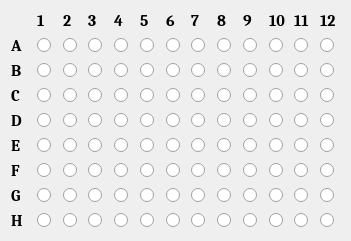
  <widget class="QWidget" name="layoutWidget">
   <property name="geometry">
    <rect>
     <x>21</x>
     <y>11</y>
     <width>351</width>
     <height>221</height>
    </rect>
   </property>
   <layout class="QGridLayout" name="gridLayout">
    <item row="0" column="1">
     <widget class="QLabel" name="label_9">
      <property name="font">
       <font>
        <family>Cambria</family>
        <pointsize>12</pointsize>
        <weight>75</weight>
        <bold>true</bold>
       </font>
      </property>
      <property name="layoutDirection">
       <enum>Qt::RightToLeft</enum>
      </property>
      <property name="text">
       <string>1</string>
      </property>
      <property name="alignment">
       <set>Qt::AlignLeading|Qt::AlignLeft|Qt::AlignVCenter</set>
      </property>
     </widget>
    </item>
    <item row="0" column="2">
     <widget class="QLabel" name="label_10">
      <property name="font">
       <font>
        <family>Cambria</family>
        <pointsize>12</pointsize>
        <weight>75</weight>
        <bold>true</bold>
       </font>
      </property>
      <property name="layoutDirection">
       <enum>Qt::RightToLeft</enum>
      </property>
      <property name="text">
       <string>2</string>
      </property>
      <property name="alignment">
       <set>Qt::AlignLeading|Qt::AlignLeft|Qt::AlignVCenter</set>
      </property>
     </widget>
    </item>
    <item row="0" column="3">
     <widget class="QLabel" name="label_11">
      <property name="font">
       <font>
        <family>Cambria</family>
        <pointsize>12</pointsize>
        <weight>75</weight>
        <bold>true</bold>
       </font>
      </property>
      <property name="layoutDirection">
       <enum>Qt::RightToLeft</enum>
      </property>
      <property name="text">
       <string>3</string>
      </property>
      <property name="alignment">
       <set>Qt::AlignLeading|Qt::AlignLeft|Qt::AlignVCenter</set>
      </property>
     </widget>
    </item>
    <item row="0" column="4">
     <widget class="QLabel" name="label_12">
      <property name="font">
       <font>
        <family>Cambria</family>
        <pointsize>12</pointsize>
        <weight>75</weight>
        <bold>true</bold>
       </font>
      </property>
      <property name="layoutDirection">
       <enum>Qt::RightToLeft</enum>
      </property>
      <property name="text">
       <string>4</string>
      </property>
      <property name="alignment">
       <set>Qt::AlignLeading|Qt::AlignLeft|Qt::AlignVCenter</set>
      </property>
     </widget>
    </item>
    <item row="0" column="5">
     <widget class="QLabel" name="label_13">
      <property name="font">
       <font>
        <family>Cambria</family>
        <pointsize>12</pointsize>
        <weight>75</weight>
        <bold>true</bold>
       </font>
      </property>
      <property name="layoutDirection">
       <enum>Qt::RightToLeft</enum>
      </property>
      <property name="text">
       <string>5</string>
      </property>
      <property name="alignment">
       <set>Qt::AlignLeading|Qt::AlignLeft|Qt::AlignVCenter</set>
      </property>
     </widget>
    </item>
    <item row="2" column="5">
     <widget class="QRadioButton" name="B5">
      <property name="text">
       <string/>
      </property>
      <property name="autoExclusive">
       <bool>false</bool>
      </property>
     </widget>
    </item>
    <item row="1" column="1">
     <widget class="QRadioButton" name="A1">
      <property name="layoutDirection">
       <enum>Qt::LeftToRight</enum>
      </property>
      <property name="text">
       <string/>
      </property>
      <property name="autoExclusive">
       <bool>false</bool>
      </property>
     </widget>
    </item>
    <item row="2" column="9">
     <widget class="QRadioButton" name="B9">
      <property name="text">
       <string/>
      </property>
      <property name="autoExclusive">
       <bool>false</bool>
      </property>
     </widget>
    </item>
    <item row="2" column="2">
     <widget class="QRadioButton" name="B2">
      <property name="text">
       <string/>
      </property>
      <property name="autoExclusive">
       <bool>false</bool>
      </property>
     </widget>
    </item>
    <item row="1" column="9">
     <widget class="QRadioButton" name="A9">
      <property name="text">
       <string/>
      </property>
      <property name="autoExclusive">
       <bool>false</bool>
      </property>
     </widget>
    </item>
    <item row="2" column="4">
     <widget class="QRadioButton" name="B4">
      <property name="text">
       <string/>
      </property>
      <property name="autoExclusive">
       <bool>false</bool>
      </property>
     </widget>
    </item>
    <item row="1" column="2">
     <widget class="QRadioButton" name="A2">
      <property name="text">
       <string/>
      </property>
      <property name="autoExclusive">
       <bool>false</bool>
      </property>
     </widget>
    </item>
    <item row="2" column="7">
     <widget class="QRadioButton" name="B7">
      <property name="text">
       <string/>
      </property>
      <property name="autoExclusive">
       <bool>false</bool>
      </property>
     </widget>
    </item>
    <item row="0" column="7">
     <widget class="QLabel" name="label_15">
      <property name="font">
       <font>
        <family>Cambria</family>
        <pointsize>12</pointsize>
        <weight>75</weight>
        <bold>true</bold>
       </font>
      </property>
      <property name="layoutDirection">
       <enum>Qt::RightToLeft</enum>
      </property>
      <property name="text">
       <string>7</string>
      </property>
      <property name="alignment">
       <set>Qt::AlignLeading|Qt::AlignLeft|Qt::AlignVCenter</set>
      </property>
     </widget>
    </item>
    <item row="2" column="10">
     <widget class="QRadioButton" name="B10">
      <property name="text">
       <string/>
      </property>
      <property name="autoExclusive">
       <bool>false</bool>
      </property>
     </widget>
    </item>
    <item row="0" column="12">
     <widget class="QLabel" name="label_20">
      <property name="font">
       <font>
        <family>Cambria</family>
        <pointsize>12</pointsize>
        <weight>75</weight>
        <bold>true</bold>
       </font>
      </property>
      <property name="layoutDirection">
       <enum>Qt::RightToLeft</enum>
      </property>
      <property name="text">
       <string>12</string>
      </property>
      <property name="alignment">
       <set>Qt::AlignLeading|Qt::AlignLeft|Qt::AlignVCenter</set>
      </property>
     </widget>
    </item>
    <item row="2" column="1">
     <widget class="QRadioButton" name="B1">
      <property name="text">
       <string/>
      </property>
      <property name="autoExclusive">
       <bool>false</bool>
      </property>
     </widget>
    </item>
    <item row="2" column="11">
     <widget class="QRadioButton" name="B11">
      <property name="text">
       <string/>
      </property>
      <property name="autoExclusive">
       <bool>false</bool>
      </property>
     </widget>
    </item>
    <item row="0" column="10">
     <widget class="QLabel" name="label_18">
      <property name="font">
       <font>
        <family>Cambria</family>
        <pointsize>12</pointsize>
        <weight>75</weight>
        <bold>true</bold>
       </font>
      </property>
      <property name="layoutDirection">
       <enum>Qt::RightToLeft</enum>
      </property>
      <property name="text">
       <string>10</string>
      </property>
      <property name="alignment">
       <set>Qt::AlignLeading|Qt::AlignLeft|Qt::AlignVCenter</set>
      </property>
     </widget>
    </item>
    <item row="1" column="7">
     <widget class="QRadioButton" name="A7">
      <property name="text">
       <string/>
      </property>
      <property name="autoExclusive">
       <bool>false</bool>
      </property>
     </widget>
    </item>
    <item row="1" column="8">
     <widget class="QRadioButton" name="A8">
      <property name="text">
       <string/>
      </property>
      <property name="autoExclusive">
       <bool>false</bool>
      </property>
     </widget>
    </item>
    <item row="2" column="6">
     <widget class="QRadioButton" name="B6">
      <property name="text">
       <string/>
      </property>
      <property name="autoExclusive">
       <bool>false</bool>
      </property>
     </widget>
    </item>
    <item row="2" column="3">
     <widget class="QRadioButton" name="B3">
      <property name="text">
       <string/>
      </property>
      <property name="autoExclusive">
       <bool>false</bool>
      </property>
     </widget>
    </item>
    <item row="1" column="0">
     <widget class="QLabel" name="label">
      <property name="font">
       <font>
        <family>Cambria</family>
        <pointsize>12</pointsize>
        <weight>75</weight>
        <bold>true</bold>
       </font>
      </property>
      <property name="text">
       <string>A</string>
      </property>
     </widget>
    </item>
    <item row="1" column="4">
     <widget class="QRadioButton" name="A4">
      <property name="text">
       <string/>
      </property>
      <property name="autoExclusive">
       <bool>false</bool>
      </property>
     </widget>
    </item>
    <item row="0" column="6">
     <widget class="QLabel" name="label_14">
      <property name="font">
       <font>
        <family>Cambria</family>
        <pointsize>12</pointsize>
        <weight>75</weight>
        <bold>true</bold>
       </font>
      </property>
      <property name="layoutDirection">
       <enum>Qt::RightToLeft</enum>
      </property>
      <property name="text">
       <string>6</string>
      </property>
      <property name="alignment">
       <set>Qt::AlignLeading|Qt::AlignLeft|Qt::AlignVCenter</set>
      </property>
     </widget>
    </item>
    <item row="0" column="11">
     <widget class="QLabel" name="label_19">
      <property name="font">
       <font>
        <family>Cambria</family>
        <pointsize>12</pointsize>
        <weight>75</weight>
        <bold>true</bold>
       </font>
      </property>
      <property name="layoutDirection">
       <enum>Qt::RightToLeft</enum>
      </property>
      <property name="text">
       <string>11</string>
      </property>
      <property name="alignment">
       <set>Qt::AlignLeading|Qt::AlignLeft|Qt::AlignVCenter</set>
      </property>
     </widget>
    </item>
    <item row="1" column="3">
     <widget class="QRadioButton" name="A3">
      <property name="text">
       <string/>
      </property>
      <property name="autoExclusive">
       <bool>false</bool>
      </property>
     </widget>
    </item>
    <item row="1" column="5">
     <widget class="QRadioButton" name="A5">
      <property name="text">
       <string/>
      </property>
      <property name="autoExclusive">
       <bool>false</bool>
      </property>
     </widget>
    </item>
    <item row="0" column="8">
     <widget class="QLabel" name="label_16">
      <property name="font">
       <font>
        <family>Cambria</family>
        <pointsize>12</pointsize>
        <weight>75</weight>
        <bold>true</bold>
       </font>
      </property>
      <property name="layoutDirection">
       <enum>Qt::RightToLeft</enum>
      </property>
      <property name="text">
       <string>8</string>
      </property>
      <property name="alignment">
       <set>Qt::AlignLeading|Qt::AlignLeft|Qt::AlignVCenter</set>
      </property>
     </widget>
    </item>
    <item row="0" column="9">
     <widget class="QLabel" name="label_17">
      <property name="font">
       <font>
        <family>Cambria</family>
        <pointsize>12</pointsize>
        <weight>75</weight>
        <bold>true</bold>
       </font>
      </property>
      <property name="layoutDirection">
       <enum>Qt::RightToLeft</enum>
      </property>
      <property name="text">
       <string>9</string>
      </property>
      <property name="alignment">
       <set>Qt::AlignLeading|Qt::AlignLeft|Qt::AlignVCenter</set>
      </property>
     </widget>
    </item>
    <item row="1" column="6">
     <widget class="QRadioButton" name="A6">
      <property name="text">
       <string/>
      </property>
      <property name="autoExclusive">
       <bool>false</bool>
      </property>
     </widget>
    </item>
    <item row="1" column="10">
     <widget class="QRadioButton" name="A10">
      <property name="text">
       <string/>
      </property>
      <property name="autoExclusive">
       <bool>false</bool>
      </property>
     </widget>
    </item>
    <item row="1" column="11">
     <widget class="QRadioButton" name="A11">
      <property name="text">
       <string/>
      </property>
      <property name="autoExclusive">
       <bool>false</bool>
      </property>
     </widget>
    </item>
    <item row="1" column="12">
     <widget class="QRadioButton" name="A12">
      <property name="text">
       <string/>
      </property>
      <property name="autoExclusive">
       <bool>false</bool>
      </property>
     </widget>
    </item>
    <item row="2" column="0">
     <widget class="QLabel" name="label_2">
      <property name="font">
       <font>
        <family>Cambria</family>
        <pointsize>12</pointsize>
        <weight>75</weight>
        <bold>true</bold>
       </font>
      </property>
      <property name="text">
       <string>B</string>
      </property>
     </widget>
    </item>
    <item row="2" column="8">
     <widget class="QRadioButton" name="B8">
      <property name="text">
       <string/>
      </property>
      <property name="autoExclusive">
       <bool>false</bool>
      </property>
     </widget>
    </item>
    <item row="5" column="0">
     <widget class="QLabel" name="label_5">
      <property name="font">
       <font>
        <family>Cambria</family>
        <pointsize>12</pointsize>
        <weight>75</weight>
        <bold>true</bold>
       </font>
      </property>
      <property name="text">
       <string>E</string>
      </property>
     </widget>
    </item>
    <item row="5" column="2">
     <widget class="QRadioButton" name="E2">
      <property name="text">
       <string/>
      </property>
      <property name="autoExclusive">
       <bool>false</bool>
      </property>
     </widget>
    </item>
    <item row="3" column="10">
     <widget class="QRadioButton" name="C10">
      <property name="text">
       <string/>
      </property>
      <property name="autoExclusive">
       <bool>false</bool>
      </property>
     </widget>
    </item>
    <item row="4" column="11">
     <widget class="QRadioButton" name="D11">
      <property name="text">
       <string/>
      </property>
      <property name="autoExclusive">
       <bool>false</bool>
      </property>
     </widget>
    </item>
    <item row="3" column="5">
     <widget class="QRadioButton" name="C5">
      <property name="text">
       <string/>
      </property>
      <property name="autoExclusive">
       <bool>false</bool>
      </property>
     </widget>
    </item>
    <item row="4" column="5">
     <widget class="QRadioButton" name="D5">
      <property name="text">
       <string/>
      </property>
      <property name="autoExclusive">
       <bool>false</bool>
      </property>
     </widget>
    </item>
    <item row="5" column="1">
     <widget class="QRadioButton" name="E1">
      <property name="text">
       <string/>
      </property>
      <property name="autoExclusive">
       <bool>false</bool>
      </property>
     </widget>
    </item>
    <item row="3" column="1">
     <widget class="QRadioButton" name="C1">
      <property name="text">
       <string/>
      </property>
      <property name="autoExclusive">
       <bool>false</bool>
      </property>
     </widget>
    </item>
    <item row="5" column="3">
     <widget class="QRadioButton" name="E3">
      <property name="text">
       <string/>
      </property>
      <property name="autoExclusive">
       <bool>false</bool>
      </property>
     </widget>
    </item>
    <item row="5" column="4">
     <widget class="QRadioButton" name="E4">
      <property name="text">
       <string/>
      </property>
      <property name="autoExclusive">
       <bool>false</bool>
      </property>
     </widget>
    </item>
    <item row="3" column="12">
     <widget class="QRadioButton" name="C12">
      <property name="text">
       <string/>
      </property>
      <property name="autoExclusive">
       <bool>false</bool>
      </property>
     </widget>
    </item>
    <item row="3" column="4">
     <widget class="QRadioButton" name="C4">
      <property name="text">
       <string/>
      </property>
      <property name="autoExclusive">
       <bool>false</bool>
      </property>
     </widget>
    </item>
    <item row="3" column="3">
     <widget class="QRadioButton" name="C3">
      <property name="text">
       <string/>
      </property>
      <property name="autoExclusive">
       <bool>false</bool>
      </property>
     </widget>
    </item>
    <item row="4" column="3">
     <widget class="QRadioButton" name="D3">
      <property name="text">
       <string/>
      </property>
      <property name="autoExclusive">
       <bool>false</bool>
      </property>
     </widget>
    </item>
    <item row="3" column="0">
     <widget class="QLabel" name="label_3">
      <property name="font">
       <font>
        <family>Cambria</family>
        <pointsize>12</pointsize>
        <weight>75</weight>
        <bold>true</bold>
       </font>
      </property>
      <property name="text">
       <string>C</string>
      </property>
     </widget>
    </item>
    <item row="3" column="9">
     <widget class="QRadioButton" name="C9">
      <property name="text">
       <string/>
      </property>
      <property name="autoExclusive">
       <bool>false</bool>
      </property>
     </widget>
    </item>
    <item row="3" column="6">
     <widget class="QRadioButton" name="C6">
      <property name="text">
       <string/>
      </property>
      <property name="autoExclusive">
       <bool>false</bool>
      </property>
     </widget>
    </item>
    <item row="4" column="0">
     <widget class="QLabel" name="label_4">
      <property name="font">
       <font>
        <family>Cambria</family>
        <pointsize>12</pointsize>
        <weight>75</weight>
        <bold>true</bold>
       </font>
      </property>
      <property name="text">
       <string>D</string>
      </property>
     </widget>
    </item>
    <item row="4" column="1">
     <widget class="QRadioButton" name="D1">
      <property name="text">
       <string/>
      </property>
      <property name="autoExclusive">
       <bool>false</bool>
      </property>
     </widget>
    </item>
    <item row="3" column="11">
     <widget class="QRadioButton" name="C11">
      <property name="text">
       <string/>
      </property>
      <property name="autoExclusive">
       <bool>false</bool>
      </property>
     </widget>
    </item>
    <item row="3" column="2">
     <widget class="QRadioButton" name="C2">
      <property name="text">
       <string/>
      </property>
      <property name="autoExclusive">
       <bool>false</bool>
      </property>
     </widget>
    </item>
    <item row="3" column="8">
     <widget class="QRadioButton" name="C8">
      <property name="text">
       <string/>
      </property>
      <property name="autoExclusive">
       <bool>false</bool>
      </property>
     </widget>
    </item>
    <item row="4" column="2">
     <widget class="QRadioButton" name="D2">
      <property name="text">
       <string/>
      </property>
      <property name="autoExclusive">
       <bool>false</bool>
      </property>
     </widget>
    </item>
    <item row="4" column="4">
     <widget class="QRadioButton" name="D4">
      <property name="text">
       <string/>
      </property>
      <property name="autoExclusive">
       <bool>false</bool>
      </property>
     </widget>
    </item>
    <item row="4" column="6">
     <widget class="QRadioButton" name="D6">
      <property name="text">
       <string/>
      </property>
      <property name="autoExclusive">
       <bool>false</bool>
      </property>
     </widget>
    </item>
    <item row="4" column="7">
     <widget class="QRadioButton" name="D7">
      <property name="text">
       <string/>
      </property>
      <property name="autoExclusive">
       <bool>false</bool>
      </property>
     </widget>
    </item>
    <item row="4" column="8">
     <widget class="QRadioButton" name="D8">
      <property name="text">
       <string/>
      </property>
      <property name="autoExclusive">
       <bool>false</bool>
      </property>
     </widget>
    </item>
    <item row="4" column="9">
     <widget class="QRadioButton" name="D9">
      <property name="text">
       <string/>
      </property>
      <property name="autoExclusive">
       <bool>false</bool>
      </property>
     </widget>
    </item>
    <item row="2" column="12">
     <widget class="QRadioButton" name="B12">
      <property name="text">
       <string/>
      </property>
      <property name="autoExclusive">
       <bool>false</bool>
      </property>
     </widget>
    </item>
    <item row="4" column="10">
     <widget class="QRadioButton" name="D10">
      <property name="text">
       <string/>
      </property>
      <property name="autoExclusive">
       <bool>false</bool>
      </property>
     </widget>
    </item>
    <item row="3" column="7">
     <widget class="QRadioButton" name="C7">
      <property name="text">
       <string/>
      </property>
      <property name="autoExclusive">
       <bool>false</bool>
      </property>
     </widget>
    </item>
    <item row="4" column="12">
     <widget class="QRadioButton" name="D12">
      <property name="text">
       <string/>
      </property>
      <property name="autoExclusive">
       <bool>false</bool>
      </property>
     </widget>
    </item>
    <item row="7" column="4">
     <widget class="QRadioButton" name="G4">
      <property name="text">
       <string/>
      </property>
      <property name="autoExclusive">
       <bool>false</bool>
      </property>
     </widget>
    </item>
    <item row="5" column="10">
     <widget class="QRadioButton" name="E10">
      <property name="text">
       <string/>
      </property>
      <property name="autoExclusive">
       <bool>false</bool>
      </property>
     </widget>
    </item>
    <item row="5" column="5">
     <widget class="QRadioButton" name="E5">
      <property name="text">
       <string/>
      </property>
      <property name="autoExclusive">
       <bool>false</bool>
      </property>
     </widget>
    </item>
    <item row="5" column="6">
     <widget class="QRadioButton" name="E6">
      <property name="text">
       <string/>
      </property>
      <property name="autoExclusive">
       <bool>false</bool>
      </property>
     </widget>
    </item>
    <item row="5" column="12">
     <widget class="QRadioButton" name="E12">
      <property name="text">
       <string/>
      </property>
      <property name="autoExclusive">
       <bool>false</bool>
      </property>
     </widget>
    </item>
    <item row="6" column="8">
     <widget class="QRadioButton" name="F8">
      <property name="text">
       <string/>
      </property>
      <property name="autoExclusive">
       <bool>false</bool>
      </property>
     </widget>
    </item>
    <item row="7" column="0">
     <widget class="QLabel" name="label_7">
      <property name="font">
       <font>
        <family>Cambria</family>
        <pointsize>12</pointsize>
        <weight>75</weight>
        <bold>true</bold>
       </font>
      </property>
      <property name="text">
       <string>G</string>
      </property>
     </widget>
    </item>
    <item row="5" column="11">
     <widget class="QRadioButton" name="E11">
      <property name="text">
       <string/>
      </property>
      <property name="autoExclusive">
       <bool>false</bool>
      </property>
     </widget>
    </item>
    <item row="7" column="5">
     <widget class="QRadioButton" name="G5">
      <property name="text">
       <string/>
      </property>
      <property name="autoExclusive">
       <bool>false</bool>
      </property>
     </widget>
    </item>
    <item row="7" column="8">
     <widget class="QRadioButton" name="G8">
      <property name="text">
       <string/>
      </property>
      <property name="autoExclusive">
       <bool>false</bool>
      </property>
     </widget>
    </item>
    <item row="6" column="2">
     <widget class="QRadioButton" name="F2">
      <property name="text">
       <string/>
      </property>
      <property name="autoExclusive">
       <bool>false</bool>
      </property>
     </widget>
    </item>
    <item row="7" column="9">
     <widget class="QRadioButton" name="G9">
      <property name="text">
       <string/>
      </property>
      <property name="autoExclusive">
       <bool>false</bool>
      </property>
     </widget>
    </item>
    <item row="5" column="8">
     <widget class="QRadioButton" name="E8">
      <property name="text">
       <string/>
      </property>
      <property name="autoExclusive">
       <bool>false</bool>
      </property>
     </widget>
    </item>
    <item row="6" column="9">
     <widget class="QRadioButton" name="F9">
      <property name="text">
       <string/>
      </property>
      <property name="autoExclusive">
       <bool>false</bool>
      </property>
     </widget>
    </item>
    <item row="5" column="9">
     <widget class="QRadioButton" name="E9">
      <property name="text">
       <string/>
      </property>
      <property name="autoExclusive">
       <bool>false</bool>
      </property>
     </widget>
    </item>
    <item row="5" column="7">
     <widget class="QRadioButton" name="E7">
      <property name="text">
       <string/>
      </property>
      <property name="autoExclusive">
       <bool>false</bool>
      </property>
     </widget>
    </item>
    <item row="6" column="1">
     <widget class="QRadioButton" name="F1">
      <property name="text">
       <string/>
      </property>
      <property name="autoExclusive">
       <bool>false</bool>
      </property>
     </widget>
    </item>
    <item row="6" column="6">
     <widget class="QRadioButton" name="F6">
      <property name="text">
       <string/>
      </property>
      <property name="autoExclusive">
       <bool>false</bool>
      </property>
     </widget>
    </item>
    <item row="6" column="7">
     <widget class="QRadioButton" name="F7">
      <property name="text">
       <string/>
      </property>
      <property name="autoExclusive">
       <bool>false</bool>
      </property>
     </widget>
    </item>
    <item row="6" column="5">
     <widget class="QRadioButton" name="F5">
      <property name="text">
       <string/>
      </property>
      <property name="autoExclusive">
       <bool>false</bool>
      </property>
     </widget>
    </item>
    <item row="7" column="2">
     <widget class="QRadioButton" name="G2">
      <property name="text">
       <string/>
      </property>
      <property name="autoExclusive">
       <bool>false</bool>
      </property>
     </widget>
    </item>
    <item row="6" column="3">
     <widget class="QRadioButton" name="F3">
      <property name="text">
       <string/>
      </property>
      <property name="autoExclusive">
       <bool>false</bool>
      </property>
     </widget>
    </item>
    <item row="6" column="10">
     <widget class="QRadioButton" name="F10">
      <property name="text">
       <string/>
      </property>
      <property name="autoExclusive">
       <bool>false</bool>
      </property>
     </widget>
    </item>
    <item row="7" column="3">
     <widget class="QRadioButton" name="G3">
      <property name="text">
       <string/>
      </property>
      <property name="autoExclusive">
       <bool>false</bool>
      </property>
     </widget>
    </item>
    <item row="6" column="0">
     <widget class="QLabel" name="label_6">
      <property name="font">
       <font>
        <family>Cambria</family>
        <pointsize>12</pointsize>
        <weight>75</weight>
        <bold>true</bold>
       </font>
      </property>
      <property name="text">
       <string>F</string>
      </property>
     </widget>
    </item>
    <item row="6" column="12">
     <widget class="QRadioButton" name="F12">
      <property name="text">
       <string/>
      </property>
      <property name="autoExclusive">
       <bool>false</bool>
      </property>
     </widget>
    </item>
    <item row="7" column="6">
     <widget class="QRadioButton" name="G6">
      <property name="text">
       <string/>
      </property>
      <property name="autoExclusive">
       <bool>false</bool>
      </property>
     </widget>
    </item>
    <item row="7" column="7">
     <widget class="QRadioButton" name="G7">
      <property name="text">
       <string/>
      </property>
      <property name="autoExclusive">
       <bool>false</bool>
      </property>
     </widget>
    </item>
    <item row="6" column="11">
     <widget class="QRadioButton" name="F11">
      <property name="text">
       <string/>
      </property>
      <property name="autoExclusive">
       <bool>false</bool>
      </property>
     </widget>
    </item>
    <item row="6" column="4">
     <widget class="QRadioButton" name="F4">
      <property name="text">
       <string/>
      </property>
      <property name="autoExclusive">
       <bool>false</bool>
      </property>
     </widget>
    </item>
    <item row="7" column="1">
     <widget class="QRadioButton" name="G1">
      <property name="text">
       <string/>
      </property>
      <property name="autoExclusive">
       <bool>false</bool>
      </property>
     </widget>
    </item>
    <item row="8" column="4">
     <widget class="QRadioButton" name="H4">
      <property name="text">
       <string/>
      </property>
      <property name="autoExclusive">
       <bool>false</bool>
      </property>
     </widget>
    </item>
    <item row="8" column="7">
     <widget class="QRadioButton" name="H7">
      <property name="text">
       <string/>
      </property>
      <property name="autoExclusive">
       <bool>false</bool>
      </property>
     </widget>
    </item>
    <item row="7" column="12">
     <widget class="QRadioButton" name="G12">
      <property name="text">
       <string/>
      </property>
      <property name="autoExclusive">
       <bool>false</bool>
      </property>
     </widget>
    </item>
    <item row="7" column="10">
     <widget class="QRadioButton" name="G10">
      <property name="text">
       <string/>
      </property>
      <property name="autoExclusive">
       <bool>false</bool>
      </property>
     </widget>
    </item>
    <item row="8" column="6">
     <widget class="QRadioButton" name="H6">
      <property name="text">
       <string/>
      </property>
      <property name="autoExclusive">
       <bool>false</bool>
      </property>
     </widget>
    </item>
    <item row="8" column="5">
     <widget class="QRadioButton" name="H5">
      <property name="text">
       <string/>
      </property>
      <property name="autoExclusive">
       <bool>false</bool>
      </property>
     </widget>
    </item>
    <item row="8" column="11">
     <widget class="QRadioButton" name="H11">
      <property name="text">
       <string/>
      </property>
      <property name="autoExclusive">
       <bool>false</bool>
      </property>
     </widget>
    </item>
    <item row="8" column="2">
     <widget class="QRadioButton" name="H2">
      <property name="text">
       <string/>
      </property>
      <property name="autoExclusive">
       <bool>false</bool>
      </property>
     </widget>
    </item>
    <item row="8" column="9">
     <widget class="QRadioButton" name="H9">
      <property name="text">
       <string/>
      </property>
      <property name="autoExclusive">
       <bool>false</bool>
      </property>
     </widget>
    </item>
    <item row="8" column="12">
     <widget class="QRadioButton" name="H12">
      <property name="text">
       <string/>
      </property>
      <property name="autoExclusive">
       <bool>false</bool>
      </property>
     </widget>
    </item>
    <item row="8" column="10">
     <widget class="QRadioButton" name="H10">
      <property name="text">
       <string/>
      </property>
      <property name="autoExclusive">
       <bool>false</bool>
      </property>
     </widget>
    </item>
    <item row="8" column="8">
     <widget class="QRadioButton" name="H8">
      <property name="text">
       <string/>
      </property>
      <property name="autoExclusive">
       <bool>false</bool>
      </property>
     </widget>
    </item>
    <item row="8" column="0">
     <widget class="QLabel" name="label_8">
      <property name="font">
       <font>
        <family>Cambria</family>
        <pointsize>12</pointsize>
        <weight>75</weight>
        <bold>true</bold>
       </font>
      </property>
      <property name="text">
       <string>H</string>
      </property>
     </widget>
    </item>
    <item row="7" column="11">
     <widget class="QRadioButton" name="G11">
      <property name="text">
       <string/>
      </property>
      <property name="autoExclusive">
       <bool>false</bool>
      </property>
     </widget>
    </item>
    <item row="8" column="1">
     <widget class="QRadioButton" name="H1">
      <property name="text">
       <string/>
      </property>
      <property name="autoExclusive">
       <bool>false</bool>
      </property>
     </widget>
    </item>
    <item row="8" column="3">
     <widget class="QRadioButton" name="H3">
      <property name="text">
       <string/>
      </property>
      <property name="autoExclusive">
       <bool>false</bool>
      </property>
     </widget>
    </item>
   </layout>
  </widget>
